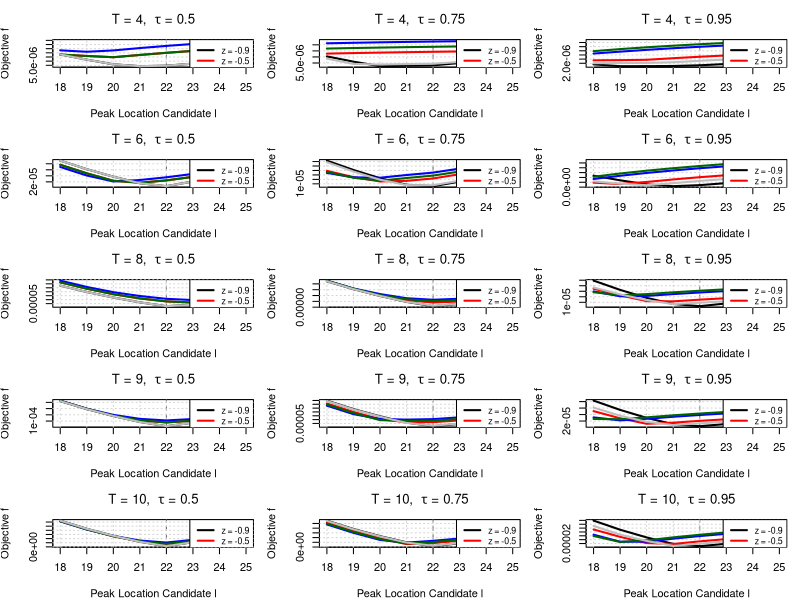

The R source for this figure:
# ---------------------------------------------------------------------------
# Figure 2 — Quantile-Based Peak Estimation with Shifted Laplace Noise
# Author: Said Maanan | Date: 2025-06-19
# ---------------------------------------------------------------------------

# ----------------- Distribution & Noise Utilities --------------------------
rlaplace <- function(n, location = 0, scale = 1) {
  u <- runif(n, -0.5, 0.5)
  location - scale * sign(u) * log(1 - 2 * abs(u))
}

qlaplace <- function(tau, scale = 1) {
  if (tau < 0.5) scale * log(2 * tau) else -scale * log(2 * (1 - tau))
}

shifted_laplace <- function(n, tau, scale = 1) {
  rlaplace(n, scale = scale) - qlaplace(tau, scale)
}

asy_laplace_variance <- function(tau, z) {
  mu <- tau / (1 + z) - (1 - tau) / (1 - z)
  ex2 <- 2 * tau / (1 + z)^2 + 2 * (1 - tau) / (1 - z)^2
  ex2 - mu^2
}

# ----------------- Model Estimation Core --------------------------
quantile_loss <- function(u, tau) u * (tau - (u < 0))

med_weighted_tau <- function(I, l, s, tau) {
  T <- length(I)
  x <- I * exp(((1:T) - l)^2 / s^2)
  w <- exp(-((1:T) - l)^2 / s^2)
  o <- order(x)
  k <- min(which(cumsum(w[o]) >= tau * sum(w)))
  x[o][k]
}

compute_a <- function(I, l, s, tau) med_weighted_tau(I, l, s, tau)

objective_function <- function(I, a, l, s, tau) {
  t <- seq_along(I)
  fitted <- a * exp(-((t - l)^2) / s^2)
  mean(quantile_loss(I - fitted, tau))
}

search_best_s <- function(I, l, tau) {
  optimize(function(s) objective_function(I, compute_a(I, l, s, tau), l, s, tau),
           interval = c(1, 20), tol = 1e-4)$minimum
}

# ----------------- Simulation Wrapper --------------------------
simulate_shifted_laplace_objective <- function(T, A, L, S, tau, z, snr, seed = NULL) {
  if (!is.null(seed)) set.seed(seed)
  signal <- A * exp(-((1:T) - L)^2 / S^2)
  b <- sqrt((A / snr)^2 / asy_laplace_variance(tau, z))
  noise <- shifted_laplace(T, tau, scale = b)
  I <- signal + noise
  
  l_grid <- 18:25
  data.frame(
    l = l_grid,
    loss = sapply(l_grid, function(l) {
      s <- search_best_s(I, l, tau)
      a <- compute_a(I, l, s, tau)
      objective_function(I, a, l, s, tau)
    }),
    T = T, z = z
  )
}

# ----------------- Main Execution Loop --------------------------
A_true <- 1
L_true <- 22
S_true <- 10
snr <- 1000
seed <- 280
T_vals <- c(4, 6, 8, 9, 10)
z_vals <- c(-0.9, -0.5, 0, 0.5, 0.9)

# ----------------- Combined Plotting for All Tau and T --------------------------
plot_shifted_all_tau_T <- function(results_all, L_true) {
  Ts <- sort(unique(results_all$T))
  taus <- sort(unique(results_all$tau))
  z_vals <- sort(unique(results_all$z))
  colors <- c("black", "red", "blue", "darkgreen", "grey")
  pdf(file = "figure2_shifted_laplace_all_tau_T.pdf", width = 7.5, height = 10)
  # png("figure2_shifted_laplace_all_tau_T.png", width = 900, height = 1200, res = 120)
  old_par <- par(mfrow = c(length(Ts), length(taus)), mar = c(4, 4, 3, 1), bg = "white")
  on.exit({ par(old_par); dev.off() })
  
  for (T_val in Ts) {
    for (tau_val in taus) {
      df_sub <- subset(results_all, T == T_val & tau == tau_val)
      x_range <- range(df_sub$l)
      y_range <- range(df_sub$loss)
      
      plot(NA, xlim = x_range, ylim = y_range,
           xlab = "Peak Location Candidate l", ylab = expression("Objective " * f),
           main = bquote("T = " * .(T_val) * ",  " * tau * " = " * .(tau_val)))
      abline(v = L_true, col = "gray40", lty = 2)
      grid()
      
      for (i in seq_along(z_vals)) {
        df_z <- subset(df_sub, z == z_vals[i])
        lines(df_z$l, df_z$loss, col = colors[i], lwd = 2)
      }
      
      legend("topright", legend = paste("z =", z_vals),
             col = colors[1:length(z_vals)], lwd = 2, cex = 0.8)
    }
  }
}

results_all <- do.call(rbind, lapply(c(0.5, 0.75, 0.95), function(tau_val) {
  do.call(rbind, lapply(z_vals, function(z) {
    do.call(rbind, lapply(T_vals, function(T) {
      simulate_shifted_laplace_objective(T, A_true, L_true, S_true, tau_val, z, snr, seed)
    })) -> res_z
    res_z$z <- z
    res_z$tau <- tau_val
    res_z
  }))
}))

plot_shifted_all_tau_T(results_all, L_true)
cat("Figure 2 saved to figure2_shifted_laplace_all_tau_T.png\n")
